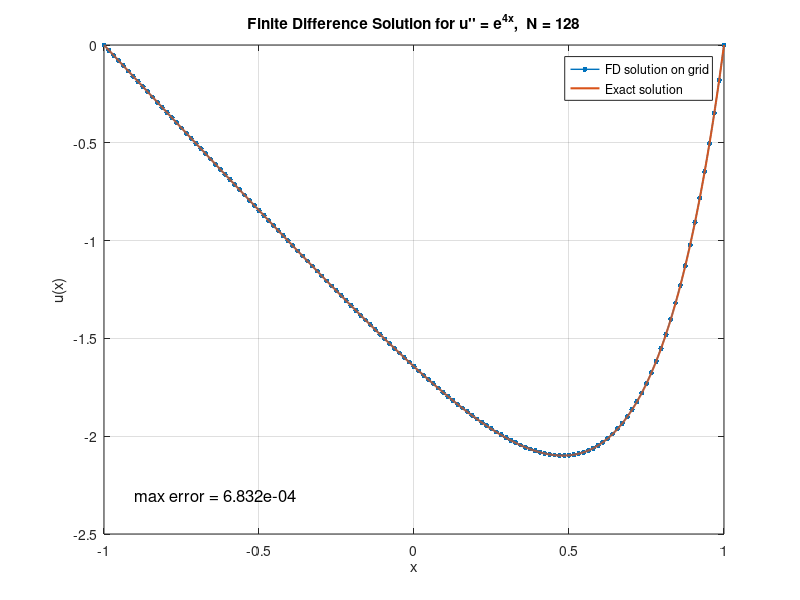

Here is the MATLAB script that generated this plot:
%% Linear two-point BVP solved by finite differences
clear; clc;

% Set up the grid
N = 128;                        % number of subintervals
h = 2 / N;                      % mesh size
x = linspace(-1, 1, N+1)';      % grid points (column vector)

xi = x(2:N);

%Define the right-hand side 
f = exp(4 * xi);

%Build the second-derivative finite difference matrix
e = ones(N-1, 1);
D2fd = spdiags([e, -2*e, e], [-1, 0, 1], N-1, N-1) / h^2;

%Solve the linear system
uiFD = D2fd \ f;

% Append the boundary values to recover the full solution vector
uFD = [0; uiFD; 0];

%  Exact solution

xx = linspace(-1, 1, 2001)';
utrue_xx = (exp(4*xx) - sinh(4)*xx - cosh(4)) / 16;
utrue_x  = (exp(4*x)  - sinh(4)*x  - cosh(4)) / 16;

%Compute the max-norm error on the grid
err = norm(uFD - utrue_x, inf);

%Plot numerical and exact solutions
clf
plot(x, uFD, '.-', 'LineWidth', 1.0, 'MarkerSize', 12); hold on
plot(xx, utrue_xx, 'LineWidth', 1.5)

grid on
xlabel('x')
ylabel('u(x)')
title(['Finite Difference Solution for u'''' = e^{4x},  N = ', num2str(N)])
legend('FD solution on grid', 'Exact solution', 'Location', 'best')

% Put the error text near the lower-left corner of the plot
yl = ylim;
xl = xlim;
text(xl(1) + 0.05*(xl(2)-xl(1)), yl(1) + 0.08*(yl(2)-yl(1)), ...
    ['max error = ', num2str(err, '%.3e')], 'FontSize', 12);
